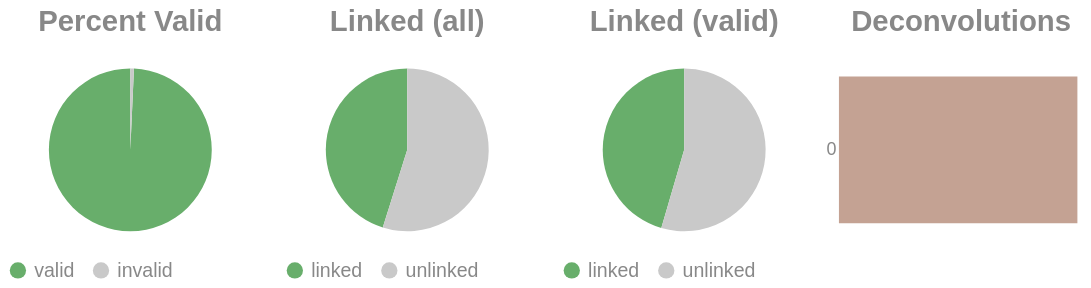

Write notebook code for a chart like this one.
### Code cell
if SKIPLR:
    pass
else:
    clash = Counter()
    for i in valids['molecule'].to_list():
        _mol = i.split("-")
        if len(_mol) == 1:
            clash.update('0')
        else:
            clash.update(_mol[-1])

    _d = {"deconvolutions": [], 'count': []}
    for k,v in clash.items():
        _d['deconvolutions'].append(k)
        _d['count'].append(v)

    tot_valid = valids['reads'].sum()
    mask = valids['reads'] >= 2
    n_linked_reads = valids.filter(mask)['reads'].sum()
    if n_linked_reads == 0:
        print_html("No linked molecules (>=2 reads) were detected; skipping linked-only distributions.")
        SKIPLR = True
    else:
        perc_valid = round(tot_valid / n_reads, 4)
        linked_perc_abs = round(n_linked_reads / n_reads, 4)
        linked_perc = round(n_linked_reads / tot_valid, 4)

    _valid = pl.DataFrame({"valids": ['valid', 'invalid'], "count": [tot_valid, n_reads - tot_valid]})
    _linked_abs = pl.DataFrame({"linked (absolute)": ['linked', 'unlinked'], "count": [n_linked_reads, n_reads - n_linked_reads]})
    _linked_rel = pl.DataFrame({"linked (valids)": ['linked', 'unlinked'], "count": [n_linked_reads, tot_valid - n_linked_reads]})

    (
        alt.hconcat(
            piechart(_valid, goodval = 'valid', title = "Percent Valid"),
            piechart(_linked_abs, goodval = "linked", title =  "Linked (all)"),
            piechart(_linked_rel, goodval = "linked", title =  "Linked (valid)"),
            convolutionbar(pl.DataFrame(_d), title = "Deconvolutions"),
            center = True,
            bounds = 'flush'
        )
        .resolve_scale(color='independent')
        .resolve_legend('independent')
        .properties(usermeta={'embedOptions': {"actions": False}})
    ).display()

### Figure 1 — Vega-Lite specification as saved in the notebook (floating-point values rounded to 4 significant figures)
{"width": "container", "height": 400, "config": {"title": {"anchor": "start", "dy": -15, "fontSize": 18, "color": "#888888", "subtitleColor": "#888888", "subtitleFontSize": 14}, "arc": {"fill": "#0072B2"}, "axis": {"domainColor": "#888888", "domainWidth": 0.5, "gridWidth": 0.2, "grid": false, "titleFontWeight": 400, "titleFontSize": 15, "labelFontSize": 11, "labelColor": "#888888", "tickColor": "#888888", "tickWidth": 0.2, "titleColor": "#888888"}, "axisBand": {"grid": false}, "axisX": {"grid": true, "tickSize": 10, "domainCap": "round"}, "axisY": {"domain": false, "grid": true, "tickSize": 0, "domainCap": "round"}, "background": "transparent", "header": {"labelFontSize": 15, "labelColor": "#888888", "titleFontSize": 15, "titleFontWeight": 600, "titleColor": "#888888"}, "legend": {"labelFont": "sans-serif", "labelFontSize": 12, "labelColor": "#888888", "symbolSize": 100, "symbolType": "circle", "titleFontSize": 12, "titlePadding": 10, "titleColor": "#888888", "title": null}, "range": {"category": ["#E69F00", "#56B4E9", "#009E73", "#F0E442", "#0072B2", "#D55E00", "#CC79A7", "#000000"], "diverging": ["#cfe8f3", "#a2d4ec", "#73bfe2", "#46abdb", "#1696d2", "#12719e"]}, "area": {"fill": "#0072B2", "fillOpacity": 0.7, "line": true, "strokeOpacity": 0.7}, "line": {"color": "#0072B2", "stroke": "#0072B2", "strokeWidth": 2}, "trail": {"color": "#0072B2", "stroke": "#0072B2", "strokeWidth": 0, "size": 1}, "point": {"filled": true, "fillOpacity": 1.0, "size": 95}, "text": {"color": "#888888", "fontSize": 11, "align": "right", "fontWeight": 400, "size": 11}, "bar": {"fill": "#0072B2", "stroke": null}, "view": {"stroke": null, "continuousWidth": 660, "continuousHeight": 400}}, "hconcat": [{"data": {"name": "data-908e63e09d40c2be191e405f5bf97bbc"}, "mark": {"type": "arc"}, "encoding": {"color": {"field": "valids", "legend": {"orient": "bottom", "title": null}, "scale": {"domain": ["valid", "invalid"], "range": ["#68ae6b", "#C9C9C9"]}, "title": "Valids", "type": "nominal"}, "theta": {"field": "count", "type": "quantitative"}, "tooltip": [{"field": "valids", "title": "Valids", "type": "ordinal"}, {"field": "percent", "format": ".2%", "title": "Percent", "type": "quantitative"}, {"field": "count", "title": "Count", "type": "quantitative"}]}, "height": 100, "title": {"text": "Percent Valid", "align": "center", "anchor": "middle"}, "transform": [{"calculate": "datum.count / 4325969", "as": "percent"}], "width": 150}, {"data": {"name": "data-3d1926af974261b50f8bef74b120ecdb"}, "mark": {"type": "arc"}, "encoding": {"color": {"field": "linked (absolute)", "legend": {"orient": "bottom", "title": null}, "scale": {"domain": ["linked", "unlinked"], "range": ["#68ae6b", "#C9C9C9"]}, "title": "Linked (Absolute)", "type": "nominal"}, "theta": {"field": "count", "type": "quantitative"}, "tooltip": [{"field": "linked (absolute)", "title": "Linked (Absolute)", "type": "ordinal"}, {"field": "percent", "format": ".2%", "title": "Percent", "type": "quantitative"}, {"field": "count", "title": "Count", "type": "quantitative"}]}, "height": 100, "title": {"text": "Linked (all)", "align": "center", "anchor": "middle"}, "transform": [{"calculate": "datum.count / 4325969", "as": "percent"}], "width": 150}, {"data": {"name": "data-c245f6384f430bbebc7a3904d1099648"}, "mark": {"type": "arc"}, "encoding": {"color": {"field": "linked (valids)", "legend": {"orient": "bottom", "title": null}, "scale": {"domain": ["linked", "unlinked"], "range": ["#68ae6b", "#C9C9C9"]}, "title": "Linked (Valids)", "type": "nominal"}, "theta": {"field": "count", "type": "quantitative"}, "tooltip": [{"field": "linked (valids)", "title": "Linked (Valids)", "type": "ordinal"}, {"field": "percent", "format": ".2%", "title": "Percent", "type": "quantitative"}, {"field": "count", "title": "Count", "type": "quantitative"}]}, "height": 100, "title": {"text": "Linked (valid)", "align": "center", "anchor": "middle"}, "transform": [{"calculate": "datum.count / 4295094", "as": "percent"}], "width": 150}, {"data": {"name": "data-784f5e5394b11064b76f8c213d380dbc"}, "mark": {"type": "bar"}, "encoding": {"color": {"field": "deconvolutions", "legend": null, "scale": {"scheme": "lightgreyred"}, "type": "nominal"}, "tooltip": [{"field": "deconvolutions", "title": "Deconvolutions", "type": "ordinal"}, {"field": "percent", "format": ".2%", "title": "Percent", "type": "quantitative"}, {"field": "count", "title": "Count", "type": "quantitative"}], "x": {"axis": null, "field": "count", "type": "quantitative"}, "y": {"field": "deconvolutions", "sort": "ascending", "title": null, "type": "nominal"}}, "height": 100, "title": {"text": "Deconvolutions", "align": "center", "anchor": "middle"}, "transform": [{"calculate": "datum.count / 2927761", "as": "percent"}], "width": 150}], "bounds": "flush", "center": true, "resolve": {"legend": {"angle": "independent"}, "scale": {"color": "independent"}}, "usermeta": {"embedOptions": {"actions": false}}, "$schema": "https://vega.github.io/schema/vega-lite/v6.1.0.json", "datasets": {"data-908e63e09d40c2be191e405f5bf97bbc": [{"valids": "valid", "count": 4295094}, {"valids": "invalid", "count": 30875}], "data-3d1926af974261b50f8bef74b120ecdb": [{"linked (absolute)": "linked", "count": 1952873}, {"linked (absolute)": "unlinked", "count": 2373096}], "data-c245f6384f430bbebc7a3904d1099648": [{"linked (valids)": "linked", "count": 1952873}, {"linked (valids)": "unlinked", "count": 2342221}], "data-784f5e5394b11064b76f8c213d380dbc": [{"deconvolutions": "0", "count": 2927761}]}}
